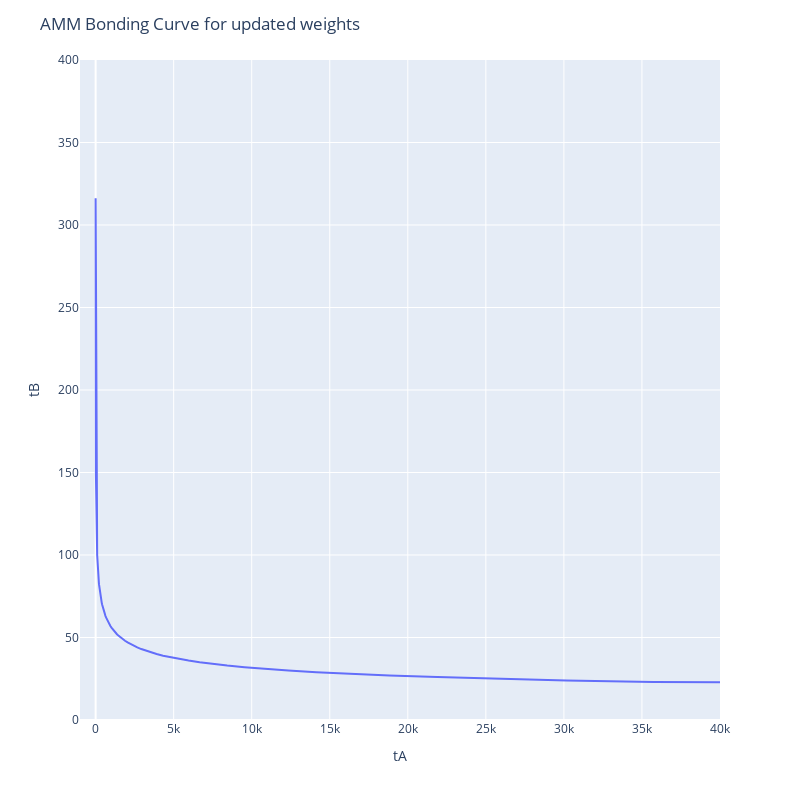

The code cell stored with this chart in its notebook:
### Markdown cell above
# Q2.3:
Create a graph showing the new AMM Curve in Q2.2  
Compare to the graph in Q1.4 - how does a change in weights change the graph?

### Code cell
a_balance = 100 # initial balance
b_balance = 100 # initial balance
a_weight = 0.2 
b_weight = 0.8 

# V = a*b
# at start it is a_weight*b_weight = b_bal * a_bal ∣ 1=b_bal * a_bal
invariant = (a_balance**a_weight)*(b_balance**b_weight)
# function for calculating each row
# takes in balances, outputs new balances and effective price for a swap of 1
# new balance = 

#index column vectors
a_indexvec = pd.Series(range(100,0,-1))
b_indexvec = pd.Series(range(100,0,-1))

#create dataframe with based on a_vals
buyingAA = pd.DataFrame(a_indexvec, columns=['tA'])
buyingAA['invariant'] = invariant #value required to calculate token B value
#create values for plot, token_B values according to current invariant
buyingAA['tB'] = (buyingAA.invariant/(buyingAA.tA**a_weight))**(1/b_weight)# calculate corresponding y_vals according to invariant


#create dataframe with based on b_vals
buyingBB = pd.DataFrame(b_indexvec, columns=['tB'])
buyingBB['invariant'] = invariant #value required to calculate token B value

#create values for plot, add token_A values according to current invariant
buyingBB['tA'] = (buyingBB.invariant/(buyingBB.tB**b_weight))**(1/a_weight)# calculate corresponding y_vals according to invariant

#plot curves with all 
buyingAA = buyingAA.drop(columns=['invariant'])
buyingBB = buyingBB.drop(columns=['invariant'])
curve3 = pd.concat([buyingAA, buyingBB], axis=0, ignore_index=True)
plot = px.line(curve3, x="tA", y="tB")
plot.update_xaxes(range=[-1000, 40000])
plot.update_yaxes(range=[0, 400])
plot.update_layout(height=800, width=800, title_text='AMM Bonding Curve for updated weights')

plot.show()

### Figure 1 — Plotly figure (JSON) as saved in the notebook; plotly's stock layout.template omitted (floating-point values rounded to 4 significant figures; data arrays with more than 128 entries replaced by an {"elided": "..."} marker saying what was removed)
{"data": [{"hovertemplate": "tA=%{x}<br>tB=%{y}<extra></extra>", "legendgroup": "", "line": {"color": "#636efa", "dash": "solid"}, "mode": "lines", "name": "", "orientation": "v", "showlegend": false, "type": "scatter", "x": {"elided": "200 float values"}, "xaxis": "x", "y": {"elided": "200 float values"}, "yaxis": "y"}], "layout": {"height": 800, "legend": {"tracegroupgap": 0}, "margin": {"t": 60}, "title": {"text": "AMM Bonding Curve for updated weights"}, "width": 800, "xaxis": {"anchor": "y", "domain": [0, 1], "range": [-1000, 40000], "title": {"text": "tA"}, "type": "linear"}, "yaxis": {"anchor": "x", "domain": [0, 1], "range": [0, 400], "title": {"text": "tB"}, "type": "linear"}}}
